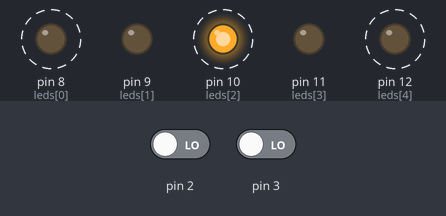
Simulated run of this sketch. Board: Arduino Uno, built with avr-gcc and run on an emulated ATmega328P. Shown: output pins drawn as LEDs (lit = HIGH). Dashed ring = blinking. The test bench sets the inputs (shaded band); at power-on: pin 3 LOW, pin 2 LOW.

Above: at 1.25 s.
1.3 s: pin 3 driven HIGH
At 2.3 s:
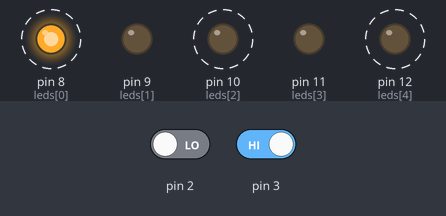
4.3 s: pin 2 driven HIGH
At 4.75 s:
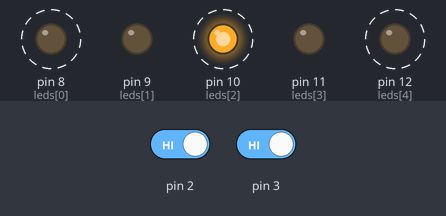
Timing chart, 0 to 13.3 s (numbered marks = the images above; inputs shaded):
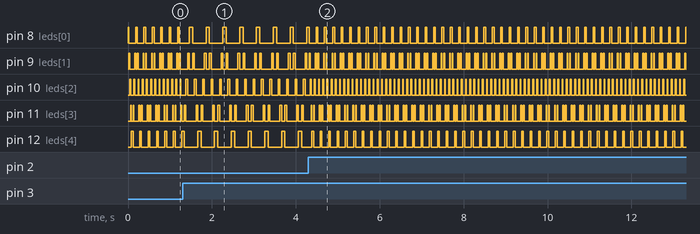

The sketch:

Interrupciones.ino
```cpp
volatile int velocidad = 20;
// Constantes de velocidad máxima, mínima y cuanto aumenta
const int maxima = 1000;
const int minima = 20;
const int aumenta = 20;

// Array con los números de los pines donde están conectados
// los LEDs de las luces del coche fantástico
int leds[5] = {8, 9, 10, 11, 12};

void setup() {
  // Inicializamos los pines de los LEDs como salida y a estado bajo
  for (int i = 0; i < 5; i++)
  {
    pinMode(leds[i], OUTPUT);
    digitalWrite(leds[i], LOW);
  }

  // Asignamos la velocidad mínima
  velocidad = minima;

  // Configuramos los pines de interrupciones para que
  // detecten un cambio de bajo a alto
  attachInterrupt(digitalPinToInterrupt(2), velocidadMenos, RISING);
  attachInterrupt(digitalPinToInterrupt(3), velocidadMas, RISING);

}

void loop() {
  // Este primer bucle recorre el array de izquierda a derecha
  for (int i = 0; i < 5; i++)
  {
    // Solo para el segundo pin y consecutivos apagamos el pin anterior
    // En el caso de 0 no hace falta ya que por defecto está apagado
    // Cuidado que nos salimos del rango del array 0-1=-1 no existe este elemento
    if (i > 0)
    {
      // Apagamos el LED a la izquierda
      digitalWrite(leds[i - 1], LOW);
    }

    // Encendemos en el LED en el que estamos
    digitalWrite(leds[i], HIGH);

    // Esperamos el tiempo marcado por velocidad
    delay(velocidad);
  }

  // Apagamos el último LED encendido, el elemento 5 del array
  digitalWrite(leds[4], LOW);

  // Recorremos el array en sentido inverso de derecha a izquierda
  for (int i = 4; i >= 0; i--)
  {
    // En el primer caso como ya está apagado el LED no hacemos nada
    // Cuidado que nos salimos del rango del array 4+1=5 no existe este elemento
    if (i < 4)
    {
      // Apagamos el LED a la derecha
      digitalWrite(leds[i + 1], LOW);
    }
    // Encendemos en el LED en el que estamos
    digitalWrite(leds[i], HIGH);

    // Esperamos el tiempo marcado por velocidad
    delay(velocidad);
  }

  // Apagamos el último LED encendido, el elemento 0 del array
  digitalWrite(leds[0], LOW);

}

// ISR pin 2, disminuye la velocidad
void velocidadMenos()
{
  // Disminuimos el valor establecido
  velocidad = velocidad - aumenta;

  // Si hemos llegado a la velocidad mínima no disminuímos más
  if (velocidad < minima)
  {
    velocidad = minima;
  }
}

// ISR pin 3, aumenta la velocidad
void velocidadMas()
{
  // Aumentamos el valor establecido
  velocidad = velocidad + aumenta;

  // Si hemos llegado a la velocidad máxima no aumentamos más
  if (velocidad > maxima)
  {
    velocidad = maxima;
  }
}
```

Measured:
- after the input at 1.3 s, pin 8 (leds[0]): alternates HIGH for 0.08 s and LOW for 0.32 s, starting after 0.16 s; pin 10 (leds[2]): alternates HIGH for 0.04 s and LOW for 0.16 s, starting after 0.08 s; pin 12 (leds[4]): alternates HIGH for 0.08 s and LOW for 0.32 s, starting after 0.36 s
- after the input at 4.3 s, pin 8 (leds[0]): alternates HIGH for 0.04 s and LOW for 0.16 s, starting after 0.18 s; pin 10 (leds[2]): alternates HIGH for 0.02 s and LOW for 0.08 s, starting at once; pin 12 (leds[4]): alternates HIGH for 0.04 s and LOW for 0.16 s, starting after 0.08 s
- by itself, pin 8 (leds[0]), pin 12 (leds[4]): alternates HIGH for 0.04 s and LOW for 0.16 s
- by itself, pin 9 (leds[1]): repeats every 0.20 s: LOW 0.12 s, HIGH 0.02 s, LOW 0.04 s, HIGH 0.02 s
- by itself, pin 10 (leds[2]): alternates HIGH for 0.02 s and LOW for 0.08 s
- by itself, pin 11 (leds[3]): repeats every 0.20 s: LOW 0.04 s, HIGH 0.02 s, LOW 0.12 s, HIGH 0.02 s
